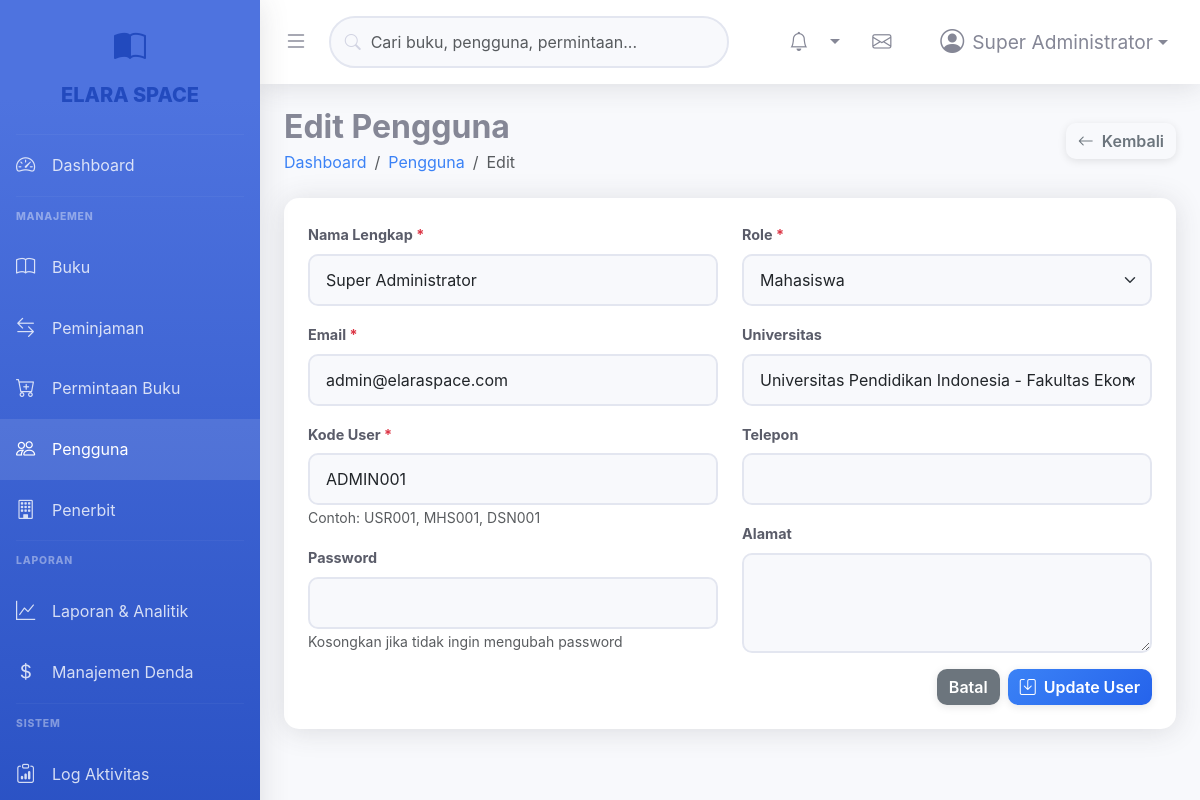
/admin/users/edit.php?id=1 (signed in), run on the app's committed database.
### tables this page shows
CREATE TABLE users (
    id INT PRIMARY KEY AUTO_INCREMENT,
    university_id INT NOT NULL,
    user_code VARCHAR(20) UNIQUE NOT NULL,
    name VARCHAR(100) NOT NULL,
    email VARCHAR(100) UNIQUE NOT NULL,
    password VARCHAR(255) NOT NULL,
    role ENUM('admin', 'mahasiswa', 'dosen', 'staff', 'super_admin') DEFAULT 'mahasiswa',
    phone VARCHAR(20),
    address TEXT,
    profile_photo VARCHAR(255),
    status ENUM('active', 'inactive', 'suspended') DEFAULT 'active',
    created_at TIMESTAMP DEFAULT CURRENT_TIMESTAMP,
    updated_at TIMESTAMP DEFAULT CURRENT_TIMESTAMP ON UPDATE CURRENT_TIMESTAMP,
    FOREIGN KEY (university_id) REFERENCES universities(id) ON DELETE CASCADE,
    INDEX idx_email (email),
    INDEX idx_role (role),
    INDEX idx_university (university_id)
);

CREATE TABLE universities (
    id INT PRIMARY KEY AUTO_INCREMENT,
    code VARCHAR(10) UNIQUE NOT NULL,
    name VARCHAR(100) NOT NULL,
    address TEXT,
    phone VARCHAR(20),
    email VARCHAR(100),
    created_at TIMESTAMP DEFAULT CURRENT_TIMESTAMP
);

### config/Database.php (called while the page is built, shortened)
<?php
class Database {
    private $host = "localhost";
    private $db_name = "elara_space";
    private $username = "root";
    private $password = "root";
    private $charset = "utf8mb4";
    public $conn;
    public function getConnection() {
        $this->conn = null;
        try {
            $dsn = "mysql:host=" . $this->host . ";dbname=" . $this->db_name . ";charset=" . $this->charset;
            $options = [
                PDO::ATTR_ERRMODE => PDO::ERRMODE_EXCEPTION,
                PDO::ATTR_DEFAULT_FETCH_MODE => PDO::FETCH_ASSOC,
                PDO::ATTR_EMULATE_PREPARES => false,
                PDO::MYSQL_ATTR_INIT_COMMAND => "SET NAMES utf8mb4"
            ];
            $this->conn = new PDO($dsn, $this->username, $this->password, $options);
        } catch(PDOException $e) {
            echo "Connection Error: " . $e->getMessage();
        }
        return $this->conn;
    }
    public function execute($query, $params = []) {
        try {
            $stmt = $this->conn->prepare($query);
            $result = $stmt->execute($params);
            return $result ? $stmt : false;
        } catch(PDOException $e) {
            error_log("Database Error: " . $e->getMessage());
            error_log("Query: " . $query);
            return false;
        }
    }
    public function fetchOne($query, $params = []) {
        $stmt = $this->execute($query, $params);
        return $stmt ? $stmt->fetch() : null;
    }
    public function fetchAll($query, $params = []) {
        $stmt = $this->execute($query, $params);
        return $stmt ? $stmt->fetchAll() : [];
    }
}

### config/config.php (called while the page is built, shortened)
<?php
require_once BASE_PATH . '/config/database.php';
function getCurrentUser() {
    $db = new Database();
    $query = "SELECT u.*, uni.name as university_name, uni.code as university_code
              FROM users u
              LEFT JOIN universities uni ON u.university_id = uni.id
              WHERE u.id = ?";
    return $db->fetchOne($query, [$_SESSION['user_id']]);
}

### admin/users/edit.php (the view, shortened to what this page needs)
<?php
require_once '../../config/config.php';
$db = new Database();
$userId = isset($_GET['id']) ? (int)$_GET['id'] : 0;
$user = $db->fetchOne("SELECT * FROM users WHERE id = ?", [$userId]);
$formData = $user;
$universities = $db->fetchAll("SELECT id, name, code FROM universities ORDER BY name");
?>
<!DOCTYPE html>
<html lang="id">
<head>
    <link href="https://cdn.jsdelivr.net/npm/bootstrap@5.3.0/dist/css/bootstrap.min.css" rel="stylesheet">
    <link href="https://cdn.jsdelivr.net/npm/bootstrap-icons@1.10.0/font/bootstrap-icons.css" rel="stylesheet">
    <link href="<?php echo SITE_URL; ?>/assets/css/style.css" rel="stylesheet">
</head>
<body>
    <?php include '../includes/sidebar.php'; ?>
    <div class="main-content">
        <?php include '../includes/topbar.php'; ?>
        <div class="content-wrapper">
            <div class="d-flex justify-content-between align-items-center mb-4">
                <div>
                    <h1 class="h2 fw-bold mb-1">Edit Pengguna</h1>
                    <nav aria-label="breadcrumb">
                        <ol class="breadcrumb mb-0">
                            <li class="breadcrumb-item"><a href="<?php echo SITE_URL; ?>/admin/index.php">Dashboard</a></li>
                            <li class="breadcrumb-item"><a href="<?php echo SITE_URL; ?>/admin/users/index.php">Pengguna</a></li>
                            <li class="breadcrumb-item active">Edit</li>
                        </ol>
                    </nav>
                </div>
                <div>
                    <a href="<?php echo SITE_URL; ?>/admin/users/index.php" class="btn btn-outline-secondary">
                        <i class="bi bi-arrow-left me-2"></i>Kembali
                    </a>
                </div>
            </div>
            <div class="card">
                <div class="card-body">
                    <form method="POST">
                        <div class="row">
                            <div class="col-md-6">
                                <div class="mb-3">
                                    <label class="form-label">Nama Lengkap <span class="text-danger">*</span></label>
                                    <input type="text" name="name" class="form-control" value="<?php echo htmlspecialchars($formData['name']); ?>" required>
                                </div>
                                <div class="mb-3">
                                    <label class="form-label">Email <span class="text-danger">*</span></label>
                                    <input type="email" name="email" class="form-control" value="<?php echo htmlspecialchars($formData['email']); ?>" required>
                                </div>
                                <div class="mb-3">
                                    <label class="form-label">Kode User <span class="text-danger">*</span></label>
                                    <input type="text" name="user_code" class="form-control" value="<?php echo htmlspecialchars($formData['user_code']); ?>" required>
                                    <small class="text-muted">Contoh: USR001, MHS001, DSN001</small>
                                </div>
                                <div class="mb-3">
                                    <label class="form-label">Password</label>
                                    <input type="password" name="password" class="form-control" minlength="6">
                                    <small class="text-muted">Kosongkan jika tidak ingin mengubah password</small>
                                </div>
                            </div>
                            <div class="col-md-6">
                                <div class="mb-3">
                                    <label class="form-label">Role <span class="text-danger">*</span></label>
                                    <select name="role" class="form-select" required>
                                        <option value="mahasiswa" <?php echo $formData['role'] == 'mahasiswa' ? 'selected' : ''; ?>>Mahasiswa</option>
                                    </select>
                                </div>
                                <div class="mb-3">
                                    <label class="form-label">Universitas</label>
                                    <select name="university_id" class="form-select">
                                        <?php foreach ($universities as $uni): ?>
                                            <option value="<?php echo $uni['id']; ?>" <?php echo $formData['university_id'] == $uni['id'] ? 'selected' : ''; ?>>
                                                <?php echo htmlspecialchars($uni['name']); ?> (<?php echo htmlspecialchars($uni['code']); ?>)
                                            </option>
                                        <?php endforeach; ?>
                                    </select>
                                </div>
                                <div class="mb-3">
                                    <label class="form-label">Telepon</label>
                                    <input type="text" name="phone" class="form-control" value="<?php echo htmlspecialchars($formData['phone'] ?? ''); ?>">
                                </div>
                                <div class="mb-3">
                                    <label class="form-label">Alamat</label>
                                    <textarea name="address" class="form-control" rows="3"><?php echo htmlspecialchars($formData['address'] ?? ''); ?></textarea>
                                </div>
                            </div>
                        </div>
                        <div class="d-flex justify-content-end gap-2">
                            <a href="<?php echo SITE_URL; ?>/admin/users/index.php" class="btn btn-secondary">Batal</a>
                            <button type="submit" class="btn btn-primary">
                                <i class="bi bi-save me-2"></i>Update User
                            </button>
                        </div>
                    </form>
                </div>
            </div>
        </div>
    </div>
</body>
</html>

### admin/includes/topbar.php (shortened to what this page needs)
<nav class="topbar">
    <button class="topbar-toggle" id="sidebarToggle" onclick="toggleSidebar()">
        <i class="bi bi-list"></i>
    </button>
    <div class="topbar-search">
        <i class="bi bi-search"></i>
        <input type="text" class="form-control" placeholder="Cari buku, pengguna, permintaan...">
    </div>
    <ul class="topbar-nav">
        <li class="nav-item dropdown">
            <a class="nav-link dropdown-toggle" href="#" id="notificationsDropdown" role="button"
               data-bs-toggle="dropdown" aria-expanded="false">
                <i class="bi bi-bell"></i>
                <?php
                $currentUser = getCurrentUser();
                ?>
            </a>
        </li>
        <li class="nav-item">
            <a class="nav-link" href="<?php echo SITE_URL; ?>/admin/messages.php" title="Pesan">
                <i class="bi bi-envelope"></i>
            </a>
        </li>
        <li class="nav-item dropdown">
            <a class="nav-link dropdown-toggle d-flex align-items-center" href="#" id="userDropdown"
               role="button" data-bs-toggle="dropdown" aria-expanded="false">
                <?php if (!empty($currentUser['profile_photo'])): ?>
                    <img src="<?php echo SITE_URL . '/uploads/profiles/' . $currentUser['profile_photo']; ?>"
                         class="rounded-circle me-2" width="32" height="32" alt="Profile">
                <?php else: ?>
                    <i class="bi bi-person-circle me-2" style="font-size: 1.5rem;"></i>
                <?php endif; ?>
                <span class="d-none d-md-inline"><?php echo $currentUser['name']; ?></span>
            </a>
        </li>
    </ul>
</nav>

### assets/css/style.css (style rules this page uses)
:root { --primary-color: #3B82F6; --primary-dark: #2563EB; --primary-light: #60A5FA; --secondary-color: #858796; --success-color: #10B981; --info-color: #06B6D4; --warning-color: #F59E0B; --danger-color: #EF4444; --light-color: #f8f9fc; --dark-color: #5a5c69; --sidebar-width: 260px; }
* { margin: 0; padding: 0; box-sizing: border-box; }
body { font-family: 'Nunito', -apple-system, BlinkMacSystemFont, 'Segoe UI', Roboto, 'Helvetica Neue', Arial, sans-serif; font-size: 1rem; font-weight: 400; line-height: 1.5; color: #858796; background-color: #f8f9fc; }
h1, h2, h3, h4, h5, h6 { font-weight: 700; color: #5a5c69; }
a { color: var(--primary-color); text-decoration: none; }
.nav-item { position: relative; }
.nav-link { display: flex; align-items: center; padding: 1rem; color: rgba(255, 255, 255, 0.8); text-decoration: none; transition: all 0.3s; }
.nav-link i { font-size: 1.2rem; margin-right: 0.75rem; width: 1.5rem; }
.main-content { margin-left: var(--sidebar-width); transition: margin-left 0.3s; }
.topbar { background-color: white; padding: 1rem 1.5rem; box-shadow: 0 0.15rem 1.75rem 0 rgba(58, 59, 69, 0.15); display: flex; justify-content: space-between; align-items: center; position: sticky; top: 0; z-index: 999; }
.topbar-toggle { background: none; border: none; font-size: 1.5rem; color: #858796; cursor: pointer; }
.topbar-search { position: relative; max-width: 400px; flex: 1; margin: 0 1rem; }
.topbar-search input { border-radius: 2rem; padding-left: 2.5rem; }
.topbar-search i { position: absolute; left: 1rem; top: 50%; transform: translateY(-50%); color: #d1d3e2; }
.topbar-nav { display: flex; align-items: center; gap: 1rem; list-style: none; margin: 0; }
.topbar-nav .nav-item { position: relative; }
.topbar-nav .nav-link { color: #858796; font-size: 1.2rem; padding: 0.5rem; display: flex; align-items: center; position: relative; }
.content-wrapper { padding: 1.5rem; }
.breadcrumb { background-color: transparent; margin: 0; padding: 0; }
.card { border: none; box-shadow: 0 0.15rem 1.75rem 0 rgba(58, 59, 69, 0.15); margin-bottom: 1.5rem; border-radius: 15px; transition: all 0.3s ease; }
.card-body { padding: 1.5rem; }
.btn { border-radius: 10px; font-weight: 600; transition: all 0.3s ease; border: none; box-shadow: 0 2px 8px rgba(0,0,0,0.1); }
.btn-primary { background: linear-gradient(135deg, #3B82F6 0%, #2563EB 100%); border-color: transparent; }
.form-control, .form-select { border-radius: 10px; border: 2px solid #e3e6f0; padding: 0.75rem 1rem; transition: all 0.3s ease; background-color: #f8f9fc; }
.form-label { font-weight: 700; color: var(--dark-color); margin-bottom: 0.5rem; font-size: 0.9rem; }

### data on the page
users: name "Super Administrator", email "admin@elaraspace.com", user_code "ADMIN001", university_id "Universitas Pendidikan Indonesia - Fakultas Ekonomi (UPI)"

### other printed values
SITE_NAME "ELARA SPACE"
